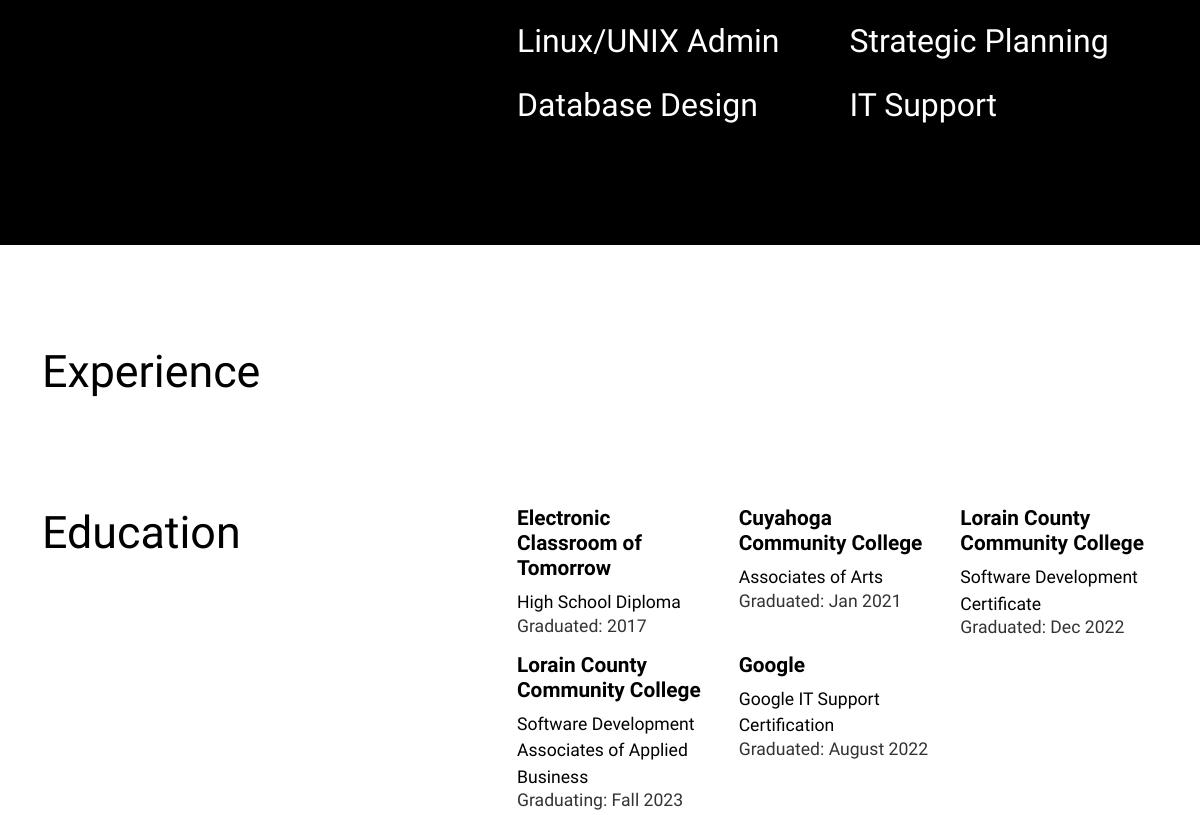
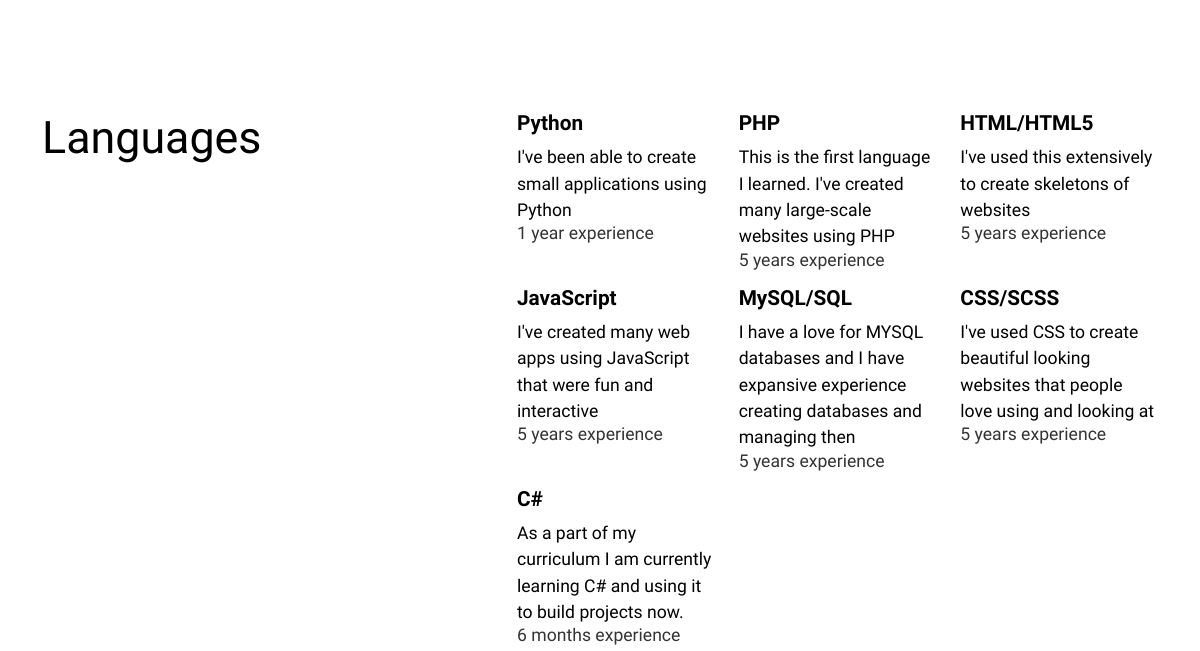
The app's page / (middle part), older data (2 pictures, top to bottom).
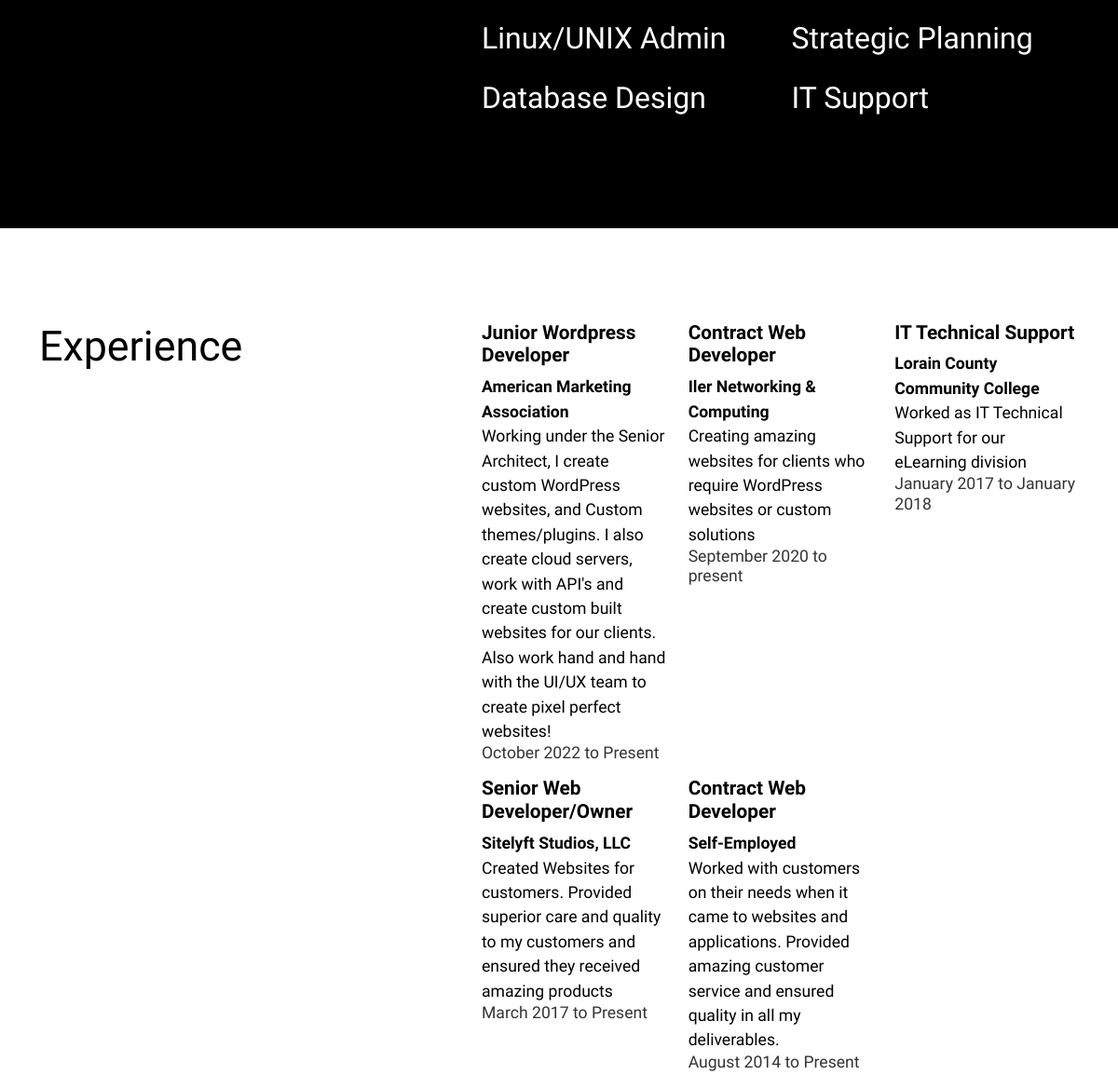
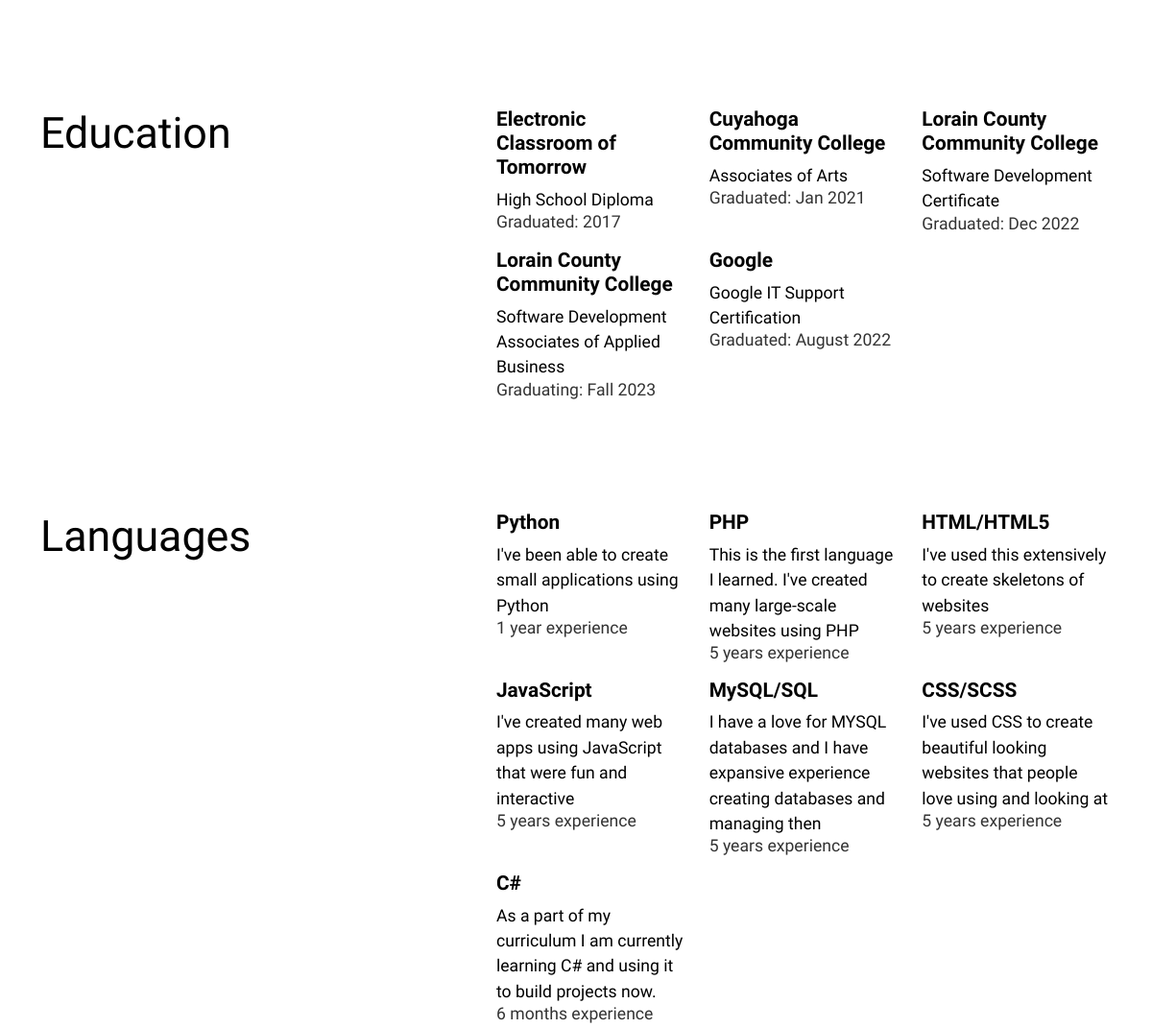
The same page, newer data (2 pictures, top to bottom).
### blog/models.py (models this page shows, shortened)
class Jobs(models.Model):
    job_title = models.CharField(max_length=255)
    job_location = models.CharField(max_length=255)
    job_desc = models.TextField()
    job_date = models.CharField(max_length=200)
    job_added = models.DateTimeField(auto_now_add=True)
    class Meta:
        ordering = ['-job_added']

### blog/views.py (the view)
# urls.py: path('', views.HomePage, name='home'),
def HomePage(request):
    template_name = "index.html"
    jobs = Jobs.objects.order_by('-job_added')
    return render(request, template_name, {'jobs': jobs})

### templates/index.html (shortened to what this page needs)
{% extends "layout/base.html" %}
{% block content %}
{% load static %}
<div class="section firstSection">
    <div class="container">
        <div class="statement">
            <div class="row">
                <div class="statementMain col-lg-5">
                </div>
                <div class="statementDesc col-lg-7">
                    <div class="descRows row">
                        <div class="lister leftList col-lg-6">
                            <ul>
                                <li><p>Linux/UNIX Admin</p></li>
                                <li><p>Database Design</p></li>
                            </ul>
                        </div>
                        <div class="lister rightList col-lg-6">
                            <ul>
                                <li><p>Strategic Planning</p></li>
                                <li><p>IT Support</p></li>
                            </ul>
                        </div>
                    </div>
                </div>
            </div>
        </div>
    </div>
</div>
<div class="section secondSection" id="education">
    <div class="container">
        <div class="statement expStatement">
            <div class="row">
                <div class="statementMain col-lg-5">
                    <h2>Experience</h2>
                </div>
                <div class="statementDesc col-lg-7">
                    <div class="row">
                        {% for job in jobs %}
                        <div class="box eduBox col-lg-4">
                            <h3>{{ job.job_title }}</h3>
                            <p>{{ job.job_location }}</p>
                            <p>{{ job.job_desc }}</p>
                            <h4>{{ job.job_date }}</h4>
                        </div>
                        {% endfor %}
                    </div>
                </div>
            </div>
        </div>
        <div class="statement eduStatement">
            <div class="row">
                <div class="statementMain col-lg-5">
                    <h2>Education</h2>
                </div>
                <div class="statementDesc col-lg-7">
                    <div class="row">
                        <div class="box eduBox col-lg-4">
                            <h3>Electronic Classroom of Tomorrow</h3>
                            <p>High School Diploma</p>
                            <h4>Graduated: 2017</h4>
                        </div>
                        <div class="box eduBox col-lg-4">
                            <h3>Cuyahoga Community College</h3>
                            <p>Associates of Arts</p>
                            <h4>Graduated: Jan 2021</h4>
                        </div>
                        <div class="box eduBox col-lg-4">
                            <h3>Lorain County Community College</h3>
                            <p>Software Development</p>
                            <p>Certificate</p>
                            <h4>Graduated: Dec 2022</h4>
                        </div>
                        <div class="box eduBox col-lg-4">
                            <h3>Lorain County Community College</h3>
                            <p>Software Development</p>
                            <p>Associates of Applied Business</p>
                            <h4>Graduating: Fall 2023</h4>
                        </div>
                        <div class="box eduBox col-lg-4">
                            <h3>Google</h3>
                            <p>Google IT Support</p>
                            <p>Certification </p>
                            <h4>Graduated: August 2022</h4>
                        </div>
                    </div>
                </div>
            </div>
        </div>
        <div class="statement">
            <div class="row">
                <div class="statementMain col-lg-5">
                    <h2>Languages</h2>
                </div>
                <div class="statementDesc col-lg-7">
                    <div class="row">
                        <div class="box langBox col-lg-4">
                            <h3>Python</h3>
                            <p>I've been able to create small applications using Python</p>
                            <h4>1 year experience</h4>
                        </div>
                        <div class="box langBox col-lg-4">
                            <h3>PHP</h3>
                            <p>This is the first language I learned. I've created many large-scale websites using PHP</p>
                            <h4>5 years experience</h4>
                        </div>
                        <div class="box langBox col-lg-4">
                            <h3>HTML/HTML5</h3>
                            <p>I've used this extensively to create skeletons of websites</p>
                            <h4>5 years experience</h4>
                        </div>
                        <div class="box langBox col-lg-4">
                            <h3>JavaScript</h3>
                            <p>I've created many web apps using JavaScript that were fun and interactive</p>
                            <h4>5 years experience</h4>
                        </div>
                        <div class="box langBox col-lg-4">
                            <h3>MySQL/SQL</h3>
                            <p>I have a love for MYSQL databases and I have expansive experience creating databases and managing then</p>
                            <h4>5 years experience</h4>
                        </div>
                        <div class="box langBox col-lg-4">
                            <h3>CSS/SCSS</h3>
                            <p>I've used CSS to create beautiful looking websites that people love using and looking at</p>
                            <h4>5 years experience</h4>
                        </div>
                        <div class="box langBox col-lg-4">
                            <h3>C#</h3>
                            <p>As a part of my curriculum I am currently learning C# and using it to build projects now.</p>
                            <h4>6 months experience</h4>
                        </div>
                    </div>
                </div>
            </div>
        </div>
    </div>
</div>
                    <link href="https://assets.calendly.com/assets/external/widget.css" rel="stylesheet">
<link href="https://assets.calendly.com/assets/external/widget.css" rel="stylesheet">
{% endblock %}

### templates/layout/base.html (shortened to what this page needs)
{% load static %}
<!DOCTYPE html>
<html lang="en">
<head>
<link href="https://fonts.googleapis.com/css2?family=Unna:ital,wght@0,400;0,700;1,700&display=swap" rel="stylesheet"><link type="text/css" rel="stylesheet" href="{% static 'css/bootstrap.min.css' %}" />
<link type="text/css" rel="stylesheet" href="{% static 'css/blog.css' %}" />
</head>
<body>
{%block content%}{% endblock %}
</body>
<html>

### static/css/blog.css (style rules this page uses)
* { font-family:"Unna" }
body { background:#000;-webkit-animation:fadein 2s;-moz-animation:fadein 2s;-ms-animation:fadein 2s;-o-animation:fadein 2s;animation:fadein 2s }
.section .container .statement { padding-top:100px;padding-bottom:100px }
.section .container .statement .row .statementMain h2 { font-size:2.8em;font-weight:200;color:white }
.section .container .statement .row .statementDesc p { font-size:2.5em;color:white }
.section .container .statement .row .statementDesc .descRows .lister ul { padding:0px;margin:0px }
.section .container .statement .row .statementDesc .descRows .lister ul li { list-style-type:none }
.section .container .statement .row .statementDesc .descRows .lister ul li p { font-size:2em;color:white }
.firstSection { padding-top:150px }
.secondSection { background:#fff;padding-top:50px;padding-bottom:100px }
.secondSection .container .expStatement { padding-bottom:50px !important }
.secondSection .container .expStatement .row .statementDesc .row .box p:first-of-type { font-weight:bold }
.secondSection .container .eduStatement { padding-bottom:50px !important }
.secondSection .container .statement { padding-top:50px;padding-bottom:0px }
.secondSection .container .statement .row .statementMain h2 { font-size:2.8em;font-weight:200;color:#000 }
.secondSection .container .statement .row .statementDesc .box { padding-bottom:15px }
.secondSection .container .statement .row .statementDesc .box h3 { font-size:1.3em;font-weight:bold;color:#000 }
.secondSection .container .statement .row .statementDesc .box p { font-size:1.1em;font-weight:300;color:#000;padding:0px;margin:0px }
.secondSection .container .statement .row .statementDesc .box h4 { font-size:1.1em;font-weight:300;padding:0px;margin:0px;color:#333 }
.secondSection .container h3 { font-size:3.5em;color:white }

Row changes from the older to the newer data that the page shows:
added Jobs: job_title "Junior Wordpress Developer", job_location "American Marketing Association", job_desc "Working under the Senior Architect, I create custom WordPress websites, and Custom themes/plugins. I also create cloud servers, work with API's and create custom built websites for our clients. Also work hand and hand with the UI/UX team to create pixel perfect websites!", job_date "October 2022 to Present"
added Jobs: job_title "Contract Web Developer", job_location "Iler Networking & Computing", job_desc "Creating amazing websites for clients who require WordPress websites or custom solutions", job_date "September 2020 to present"
added Jobs: job_title "IT Technical Support", job_location "Lorain County Community College", job_desc "Worked as IT Technical Support for our eLearning division", job_date "January 2017 to January 2018"
added Jobs: job_title "Senior Web Developer/Owner", job_location "Sitelyft Studios, LLC", job_desc "Created Websites for customers. Provided superior care and quality to my customers and ensured they received amazing products", job_date "March 2017 to Present"
added Jobs: job_title "Contract Web Developer", job_location "Self-Employed", job_desc "Worked with customers on their needs when it came to websites and applications. Provided amazing customer service and ensured quality in all my deliverables.", job_date "August 2014 to Present"
